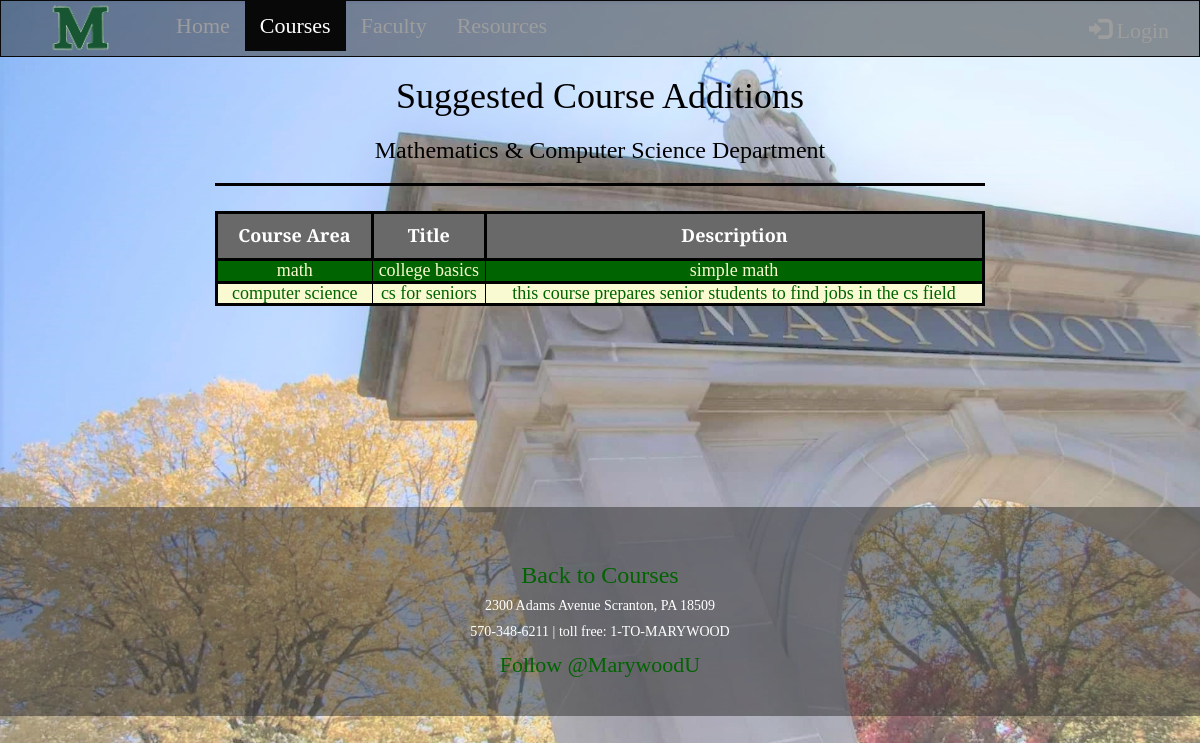
Page /sugcourses.php on the committed database.
### tables this page shows
CREATE TABLE `addcourse` (
  `area` varchar(65) NOT NULL,
  `title` varchar(65) NOT NULL,
  `descrip` varchar(3000) NOT NULL
);

### sugcourses.php (the view, shortened to what this page needs)
<!DOCTYPE html>
<html lang="en">
<head>
  <link rel="stylesheet" href="https://maxcdn.bootstrapcdn.com/bootstrap/3.4.1/css/bootstrap.min.css">
  <link rel="stylesheet" href="mustyle.css">
</head>
<body>
<nav class="navbar navbar-inverse">
  <div class="container-fluid">
    <div class="navbar-header">
      <a class="navbar-brand" href="#">
		<img width="130px" height="70px" src="bigM.png" style="position:relative;top:-22px">
	  </a>
    </div>
    <div class="collapse navbar-collapse" id="myNavbar">
      <ul class="nav navbar-nav">
        <li><a href="/cs490-capstone/index.html#">Home</a></li>
        <li class="active"><a href="/cs490-capstone/courses.html#">Courses</a></li>
        <li><a href="/cs490-capstone/faculty.html#">Faculty</a></li>
        <li><a href="/cs490-capstone/resources.html#">Resources</a></li>
      </ul>
    <ul class="nav navbar-nav navbar-right">
        <li><a href="/cs490-capstone/logform.php#"><span class="glyphicon glyphicon-log-in"></span> Login</a></li>
      </ul>
    </div>
  </div>
</nav>
<div class="container-fluid text-center">
  <div class="row content">
    <div class="col-sm-2 sidenav"> </div>
    <div class="col-sm-8 text-center">
      <h1>Suggested Course Additions</h1>
      <h3>Mathematics & Computer Science Department</h3>
        <hr style="height:3px;border-width:0;color:black;background-color:black">
    <h4>
    <?php
        $conn = mysqli_connect("localhost", "root", "", "capstone");
        $sql = "CALL getSugCourses";
        $result = $conn->query($sql);
        echo "<table border='1'>
              <tr>
              <th>Course Area</th>
              <th>Title</th>
              <th>Description</th>
              </tr>";
        while($row = mysqli_fetch_array($result)){
            echo "<tr>";
            echo "<td>" . $row['area'] . "</td>";
            echo "<td>" . $row['title'] . "</td>";
            echo "<td>" . $row['descrip'] . "</td>";
            echo "</tr>";
        }
        echo "</table>";
    ?>
    </h4>
    </div>
    <div class="col-sm-2 sidenav"> </div>
  </div>
</div>
<footer class="container-fluid text-center">
    <h3><a href="/cs490-capstone/courses.html#">Back to Courses</a></h3>
    <h5>
    <p>2300 Adams Avenue Scranton, PA 18509</p>
    <p>570-348-6211 | toll free: 1-TO-MARYWOOD</p>
    </h5>
    <div>
        <div class position="relative"><a href="https://twitter.com/MarywoodU?ref_src=twsrc%5Etfw" class="twitter-follow-button" data-size="large" data-show-screen-name="false" data-show-count="false">Follow @MarywoodU</a></div><script async src="https://platform.twitter.com/widgets.js" charset="utf-8"></script>
    </div>
</footer>
</body>
</html>

### mustyle.css (style rules this page uses)
html { height: 100%; }
body { font-family: 'Playfair Display', serif; font-size: 22px; color: black; background-image: url(lightMUarchbackground.jpg); background-repeat: repeat-y; background-size: cover; min-height:100%; position:relative; padding-bottom:[footer-height] }
ul { display: inline-block; text-align:left; }
table { border: 3px solid black; width: 100%; color: black; text-align: center; }
th { border: 3px solid black; color: white; background-color: dimgrey; text-align: center; padding: 12px; }
tr:nth-child(even) { border: 3px solid black; color: lightgoldenrodyellow; background-color: darkgreen; }
tr:nth-child(odd) { border: 3px solid black; color: darkgreen; background-color: lightgoldenrodyellow; }
li a { color: white; }
a { color: darkgreen; }
.navbar { margin-bottom: 0; border-radius: 0; background: rgb(44, 44, 44); background: rgba(44, 44, 44, 0.5); color: white; }
.row.content { height: 450px }
.sidenav { padding-top: 30px; height: 100%; }
footer { background: rgba(44, 44, 44, 0.5); color: white; padding: 35px; }
* { box-sizing: border-box; }
hr { border: 1px solid #f1f1f1; margin-bottom: 25px; }

### rows in the picture
addcourse: area "math", title "college basics", descrip "simple math"
addcourse: area "computer science", title "cs for seniors", descrip "this course prepares senior students to find jobs in the cs field"
